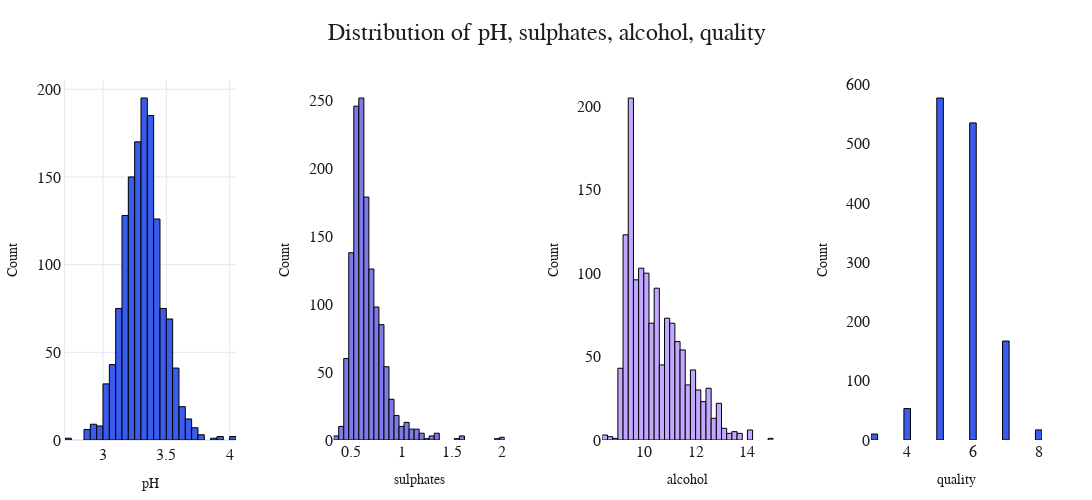

The code cell stored with this chart in its notebook:
### Code cell
plot_histograms(
    wine_df,
    ["pH", "sulphates", "alcohol", "quality"],
    save_path="../images/histograms2.png",
)

### Figure 1 — Plotly figure (JSON) as saved in the notebook; plotly's stock layout.template omitted (floating-point values rounded to 4 significant figures; data arrays with more than 128 entries replaced by an {"elided": "..."} marker saying what was removed)
{"data": [{"marker": {"color": "#3A5CED", "line": {"color": "#000000", "width": 1}}, "name": "pH", "nbinsx": 40, "type": "histogram", "x": {"elided": "1359 float values"}, "xaxis": "x", "yaxis": "y"}, {"marker": {"color": "#7E7AE6", "line": {"color": "#000000", "width": 1}}, "name": "sulphates", "nbinsx": 40, "type": "histogram", "x": {"elided": "1359 float values"}, "xaxis": "x2", "yaxis": "y2"}, {"marker": {"color": "#C2A9FF", "line": {"color": "#000000", "width": 1}}, "name": "alcohol", "nbinsx": 40, "type": "histogram", "x": {"elided": "1359 float values"}, "xaxis": "x3", "yaxis": "y3"}, {"marker": {"color": "#3A5CED", "line": {"color": "#000000", "width": 1}}, "name": "quality", "nbinsx": 40, "type": "histogram", "x": {"elided": "1359 int values"}, "xaxis": "x4", "yaxis": "y4"}], "layout": {"font": {"color": "#1A1E21", "family": "Gordita, Figtree, sans-serif", "size": 16}, "height": 500, "margin": {"b": 50, "l": 50, "r": 50, "t": 80}, "paper_bgcolor": "#FFFFFF", "plot_bgcolor": "#FFFFFF", "showlegend": false, "title": {"font": {"color": "#1A1E21", "family": "Gordita, Figtree, sans-serif", "size": 24}, "text": "Distribution of pH, sulphates, alcohol, quality", "x": 0.5}, "width": 1600, "xaxis": {"anchor": "y", "domain": [0, 0.175], "gridcolor": "#E5E8EF", "linecolor": "#E5E8EF", "linewidth": 1, "showline": true, "title": {"font": {"size": 14}, "text": "pH"}, "zerolinecolor": "#E5E8EF"}, "xaxis2": {"anchor": "y2", "domain": [0.275, 0.45], "title": {"font": {"size": 14}, "text": "sulphates"}}, "xaxis3": {"anchor": "y3", "domain": [0.55, 0.725], "title": {"font": {"size": 14}, "text": "alcohol"}}, "xaxis4": {"anchor": "y4", "domain": [0.825, 1], "title": {"font": {"size": 14}, "text": "quality"}}, "yaxis": {"anchor": "x", "domain": [0, 1], "gridcolor": "#E5E8EF", "linecolor": "#E5E8EF", "linewidth": 1, "showline": true, "title": {"font": {"size": 14}, "text": "Count"}, "zerolinecolor": "#E5E8EF"}, "yaxis2": {"anchor": "x2", "domain": [0, 1], "title": {"font": {"size": 14}, "text": "Count"}}, "yaxis3": {"anchor": "x3", "domain": [0, 1], "title": {"font": {"size": 14}, "text": "Count"}}, "yaxis4": {"anchor": "x4", "domain": [0, 1], "title": {"font": {"size": 14}, "text": "Count"}}}}
